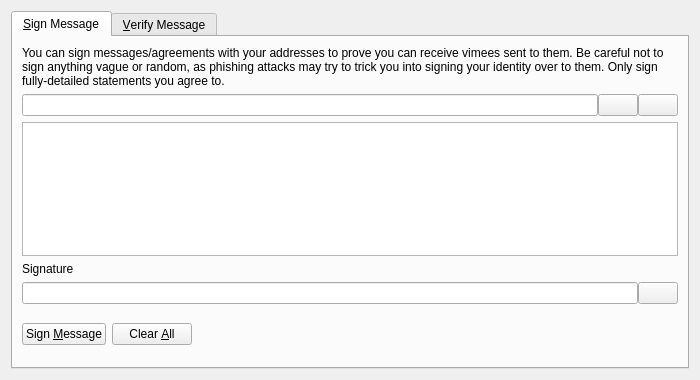
<?xml version="1.0" encoding="UTF-8"?>
<ui version="4.0">
 <class>SignVerifyMessageDialog</class>
 <widget class="QDialog" name="SignVerifyMessageDialog">
  <property name="geometry">
   <rect>
    <x>0</x>
    <y>0</y>
    <width>700</width>
    <height>380</height>
   </rect>
  </property>
  <property name="windowTitle">
   <string>Signatures - Sign / Verify a Message</string>
  </property>
  <property name="modal">
   <bool>true</bool>
  </property>
  <layout class="QVBoxLayout" name="verticalLayout">
   <item>
    <widget class="QTabWidget" name="tabWidget">
     <property name="currentIndex">
      <number>0</number>
     </property>
     <widget class="QWidget" name="tabSignMessage">
      <attribute name="title">
       <string>&amp;Sign Message</string>
      </attribute>
      <layout class="QVBoxLayout" name="verticalLayout_SM">
       <item>
        <widget class="QLabel" name="infoLabel_SM">
         <property name="text">
          <string>You can sign messages/agreements with your addresses to prove you can receive vimees sent to them. Be careful not to sign anything vague or random, as phishing attacks may try to trick you into signing your identity over to them. Only sign fully-detailed statements you agree to.</string>
         </property>
         <property name="textFormat">
          <enum>Qt::PlainText</enum>
         </property>
         <property name="wordWrap">
          <bool>true</bool>
         </property>
        </widget>
       </item>
       <item>
        <layout class="QHBoxLayout" name="horizontalLayout_1_SM">
         <property name="spacing">
          <number>0</number>
         </property>
         <item>
          <widget class="QValidatedLineEdit" name="addressIn_SM">
           <property name="toolTip">
            <string>The Vimee address to sign the message with</string>
           </property>
          </widget>
         </item>
         <item>
          <widget class="QPushButton" name="addressBookButton_SM">
           <property name="toolTip">
            <string>Choose previously used address</string>
           </property>
           <property name="text">
            <string/>
           </property>
           <property name="icon">
            <iconset resource="../bitcoin.qrc">
             <normaloff>:/icons/address-book</normaloff>:/icons/address-book</iconset>
           </property>
           <property name="shortcut">
            <string>Alt+A</string>
           </property>
           <property name="autoDefault">
            <bool>false</bool>
           </property>
          </widget>
         </item>
         <item>
          <widget class="QPushButton" name="pasteButton_SM">
           <property name="toolTip">
            <string>Paste address from clipboard</string>
           </property>
           <property name="text">
            <string/>
           </property>
           <property name="icon">
            <iconset resource="../bitcoin.qrc">
             <normaloff>:/icons/editpaste</normaloff>:/icons/editpaste</iconset>
           </property>
           <property name="shortcut">
            <string>Alt+P</string>
           </property>
           <property name="autoDefault">
            <bool>false</bool>
           </property>
          </widget>
         </item>
        </layout>
       </item>
       <item>
        <widget class="QPlainTextEdit" name="messageIn_SM">
         <property name="toolTip">
          <string>Enter the message you want to sign here</string>
         </property>
        </widget>
       </item>
       <item>
        <widget class="QLabel" name="signatureLabel_SM">
         <property name="text">
          <string>Signature</string>
         </property>
         <property name="textFormat">
          <enum>Qt::PlainText</enum>
         </property>
        </widget>
       </item>
       <item>
        <layout class="QHBoxLayout" name="horizontalLayout_2_SM">
         <property name="spacing">
          <number>0</number>
         </property>
         <item>
          <widget class="QLineEdit" name="signatureOut_SM">
           <property name="font">
            <font>
             <italic>true</italic>
            </font>
           </property>
           <property name="readOnly">
            <bool>true</bool>
           </property>
          </widget>
         </item>
         <item>
          <widget class="QPushButton" name="copySignatureButton_SM">
           <property name="toolTip">
            <string>Copy the current signature to the system clipboard</string>
           </property>
           <property name="text">
            <string/>
           </property>
           <property name="icon">
            <iconset resource="../bitcoin.qrc">
             <normaloff>:/icons/editcopy</normaloff>:/icons/editcopy</iconset>
           </property>
           <property name="autoDefault">
            <bool>false</bool>
           </property>
          </widget>
         </item>
        </layout>
       </item>
       <item>
        <layout class="QHBoxLayout" name="horizontalLayout_3_SM">
         <item>
          <widget class="QPushButton" name="signMessageButton_SM">
           <property name="toolTip">
            <string>Sign the message to prove you own this Vimee address</string>
           </property>
           <property name="text">
            <string>Sign &amp;Message</string>
           </property>
           <property name="icon">
            <iconset resource="../bitcoin.qrc">
             <normaloff>:/icons/edit</normaloff>:/icons/edit</iconset>
           </property>
           <property name="autoDefault">
            <bool>false</bool>
           </property>
          </widget>
         </item>
         <item>
          <widget class="QPushButton" name="clearButton_SM">
           <property name="toolTip">
            <string>Reset all sign message fields</string>
           </property>
           <property name="text">
            <string>Clear &amp;All</string>
           </property>
           <property name="icon">
            <iconset resource="../bitcoin.qrc">
             <normaloff>:/icons/remove</normaloff>:/icons/remove</iconset>
           </property>
           <property name="autoDefault">
            <bool>false</bool>
           </property>
          </widget>
         </item>
         <item>
          <spacer name="horizontalSpacer_1_SM">
           <property name="orientation">
            <enum>Qt::Horizontal</enum>
           </property>
           <property name="sizeHint" stdset="0">
            <size>
             <width>40</width>
             <height>48</height>
            </size>
           </property>
          </spacer>
         </item>
         <item>
          <widget class="QLabel" name="statusLabel_SM">
           <property name="font">
            <font>
             <weight>75</weight>
             <bold>true</bold>
            </font>
           </property>
           <property name="text">
            <string/>
           </property>
           <property name="wordWrap">
            <bool>true</bool>
           </property>
          </widget>
         </item>
         <item>
          <spacer name="horizontalSpacer_2_SM">
           <property name="orientation">
            <enum>Qt::Horizontal</enum>
           </property>
           <property name="sizeHint" stdset="0">
            <size>
             <width>40</width>
             <height>48</height>
            </size>
           </property>
          </spacer>
         </item>
        </layout>
       </item>
      </layout>
     </widget>
     <widget class="QWidget" name="tabVerifyMessage">
      <attribute name="title">
       <string>&amp;Verify Message</string>
      </attribute>
      <layout class="QVBoxLayout" name="verticalLayout_VM">
       <item>
        <widget class="QLabel" name="infoLabel_VM">
         <property name="text">
          <string>Enter the receiver's address, message (ensure you copy line breaks, spaces, tabs, etc. exactly) and signature below to verify the message. Be careful not to read more into the signature than what is in the signed message itself, to avoid being tricked by a man-in-the-middle attack. Note that this only proves the signing party receives with the address, it cannot prove sendership of any transaction!</string>
         </property>
         <property name="textFormat">
          <enum>Qt::PlainText</enum>
         </property>
         <property name="alignment">
          <set>Qt::AlignLeading|Qt::AlignLeft|Qt::AlignTop</set>
         </property>
         <property name="wordWrap">
          <bool>true</bool>
         </property>
        </widget>
       </item>
       <item>
        <layout class="QHBoxLayout" name="horizontalLayout_1_VM">
         <property name="spacing">
          <number>0</number>
         </property>
         <item>
          <widget class="QValidatedLineEdit" name="addressIn_VM">
           <property name="toolTip">
            <string>The Vimee address the message was signed with</string>
           </property>
          </widget>
         </item>
         <item>
          <widget class="QPushButton" name="addressBookButton_VM">
           <property name="toolTip">
            <string>Choose previously used address</string>
           </property>
           <property name="text">
            <string/>
           </property>
           <property name="icon">
            <iconset resource="../bitcoin.qrc">
             <normaloff>:/icons/address-book</normaloff>:/icons/address-book</iconset>
           </property>
           <property name="shortcut">
            <string>Alt+A</string>
           </property>
           <property name="autoDefault">
            <bool>false</bool>
           </property>
          </widget>
         </item>
        </layout>
       </item>
       <item>
        <widget class="QPlainTextEdit" name="messageIn_VM"/>
       </item>
       <item>
        <widget class="QValidatedLineEdit" name="signatureIn_VM"/>
       </item>
       <item>
        <layout class="QHBoxLayout" name="horizontalLayout_2_VM">
         <item>
          <widget class="QPushButton" name="verifyMessageButton_VM">
           <property name="toolTip">
            <string>Verify the message to ensure it was signed with the specified Vimee address</string>
           </property>
           <property name="text">
            <string>Verify &amp;Message</string>
           </property>
           <property name="icon">
            <iconset resource="../bitcoin.qrc">
             <normaloff>:/icons/transaction_0</normaloff>:/icons/transaction_0</iconset>
           </property>
           <property name="autoDefault">
            <bool>false</bool>
           </property>
          </widget>
         </item>
         <item>
          <widget class="QPushButton" name="clearButton_VM">
           <property name="toolTip">
            <string>Reset all verify message fields</string>
           </property>
           <property name="text">
            <string>Clear &amp;All</string>
           </property>
           <property name="icon">
            <iconset resource="../bitcoin.qrc">
             <normaloff>:/icons/remove</normaloff>:/icons/remove</iconset>
           </property>
           <property name="autoDefault">
            <bool>false</bool>
           </property>
          </widget>
         </item>
         <item>
          <spacer name="horizontalSpacer_1_VM">
           <property name="orientation">
            <enum>Qt::Horizontal</enum>
           </property>
           <property name="sizeHint" stdset="0">
            <size>
             <width>40</width>
             <height>48</height>
            </size>
           </property>
          </spacer>
         </item>
         <item>
          <widget class="QLabel" name="statusLabel_VM">
           <property name="font">
            <font>
             <weight>75</weight>
             <bold>true</bold>
            </font>
           </property>
           <property name="text">
            <string/>
           </property>
           <property name="wordWrap">
            <bool>true</bool>
           </property>
          </widget>
         </item>
         <item>
          <spacer name="horizontalSpacer_2_VM">
           <property name="orientation">
            <enum>Qt::Horizontal</enum>
           </property>
           <property name="sizeHint" stdset="0">
            <size>
             <width>40</width>
             <height>48</height>
            </size>
           </property>
          </spacer>
         </item>
        </layout>
       </item>
      </layout>
     </widget>
    </widget>
   </item>
  </layout>
 </widget>
 <customwidgets>
  <customwidget>
   <class>QValidatedLineEdit</class>
   <extends>QLineEdit</extends>
   <header>qt/qvalidatedlineedit.h</header>
  </customwidget>
 </customwidgets>
 <resources>
  <include location="../bitcoin.qrc"/>
 </resources>
 <connections/>
</ui>
